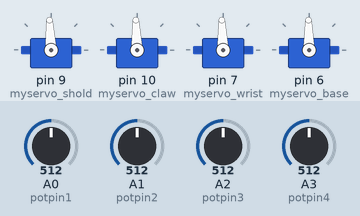
The sketch below on a simulated Arduino Uno, built with avr-gcc and run on an emulated ATmega328P. On the bench: 4 × servo. Inputs (shaded band) come from the test bench; at power-on: A0 (potpin1) = 512, A1 (potpin2) = 512, A2 (potpin3) = 512, A3 (potpin4) = 512.

Above: at 1.2 s.
1.3 s: A0 (potpin1) set to 716
At 1.8 s:
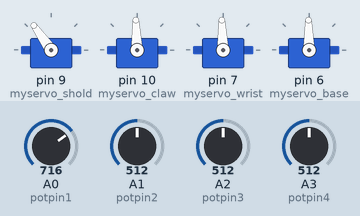
2.8 s: A1 (potpin2) set to 716
At 3.3 s:
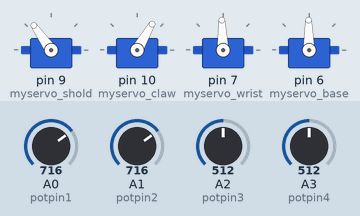
4.3 s: A2 (potpin3) set to 716
At 4.7 s:
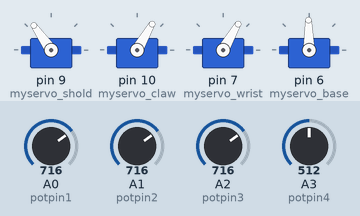
5.8 s: A3 (potpin4) set to 716
At 6.2 s:
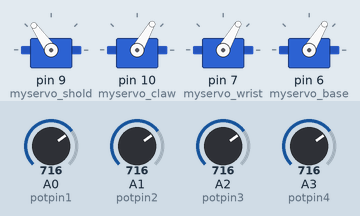
7.3 s: A0 (potpin1) set to 992
At 7.8 s:
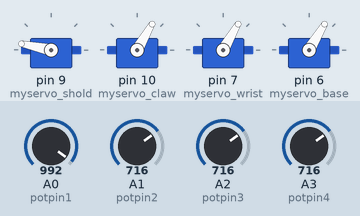
8.8 s: A1 (potpin2) set to 992
At 10.3 s:
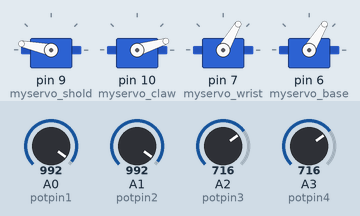
Timing chart, 0 to 11.3 s (numbered marks = the images above; inputs shaded):
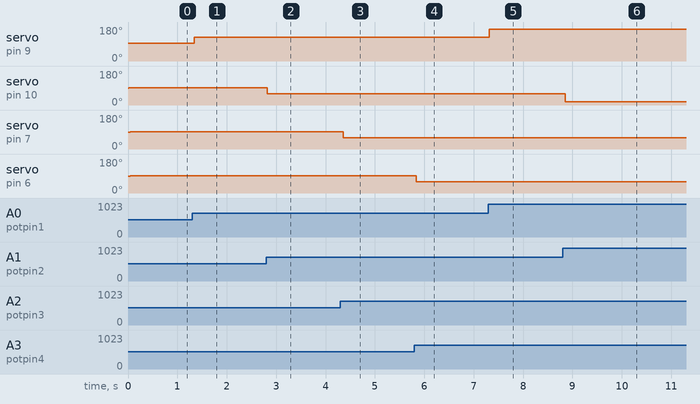

Measured:
- after the input at 1.3 s, servo on pin 9 (myservo_shold): 93° → 125° at once
- after the input at 2.8 s, servo on pin 10 (myservo_claw): 92° → 60° at once
- after the input at 4.3 s, servo on pin 7 (myservo_wrist): 92° → 60° after 0.06 s
- after the input at 5.8 s, servo on pin 6 (myservo_base): 91° → 59° at once
- after the input at 7.3 s, servo on pin 9 (myservo_shold): 125° → 168° at once
- after the input at 8.8 s, servo on pin 10 (myservo_claw): 60° → 17° after 0.05 s

The sketch:

robot_arm_FINAL.ino
```cpp
#include <Servo.h>

Servo myservo_shold;
Servo myservo_claw;
Servo myservo_wrist;
Servo myservo_base;  // create servo object to control a servo

int potpin1 = 0;  // analog pin used to connect the potentiometer
int potpin2 = 1;
int potpin3 = 2;
int potpin4 = 3;


int val = 0;    // variable to read the value from the analog pin
int val2 = 0;
int val3 = 0;
int val4 = 0;


void setup()
{
  myservo_shold.attach(9);  // attaches the servo on pin 9 to the servo object (2 servos)
  myservo_claw.attach(10);
  myservo_wrist.attach(7);
  myservo_base.attach(6);


}


void loop()
{
  val = analogRead(potpin1);            // reads the value of the potentiometer (value between 0 and 1023)
  val = map(val, 10, 1000, 15, 170);     // scale it to use it with the servo (value between 0 and 180)
  myservo_shold.write(val);                  // sets the servo position according to the scaled value
  delay(15);                           // waits for the servo to get there


val2 = analogRead(potpin2);            // reads the value of the potentiometer (value between 0 and 1023)
  val2 = map(val2, 10, 1000, 170, 15);     // scale it to use it with the servo (value between 0 and 180)
  myservo_claw.write(val2);                  // sets the servo position according to the scaled value
  delay(15);

val3 = analogRead(potpin3);            // reads the value of the potentiometer (value between 0 and 1023)
  val3 = map(val3, 10, 1000, 170, 15);     // scale it to use it with the servo (value between 0 and 180)
  myservo_wrist.write(val3);                  // sets the servo position according to the scaled value
  delay(15);

val4 = analogRead(potpin4);            // reads the value of the potentiometer (value between 0 and 1023)
  val4 = map(val4, 1000, 10, 15, 170);     // scale it to use it with the servo (value between 0 and 180)
  myservo_base.write(val4);                  // sets the servo position according to the scaled value
  delay(15);


}
```
